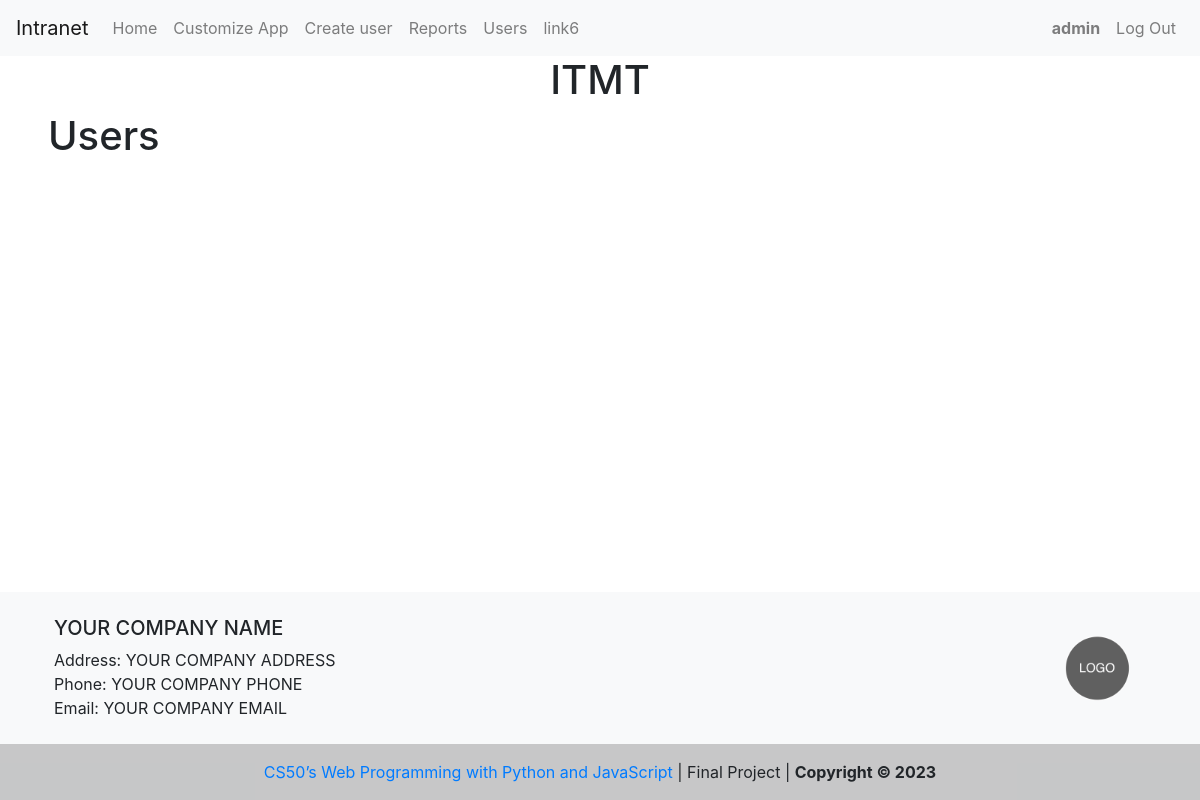
Page /users (signed in) on the earlier database version.
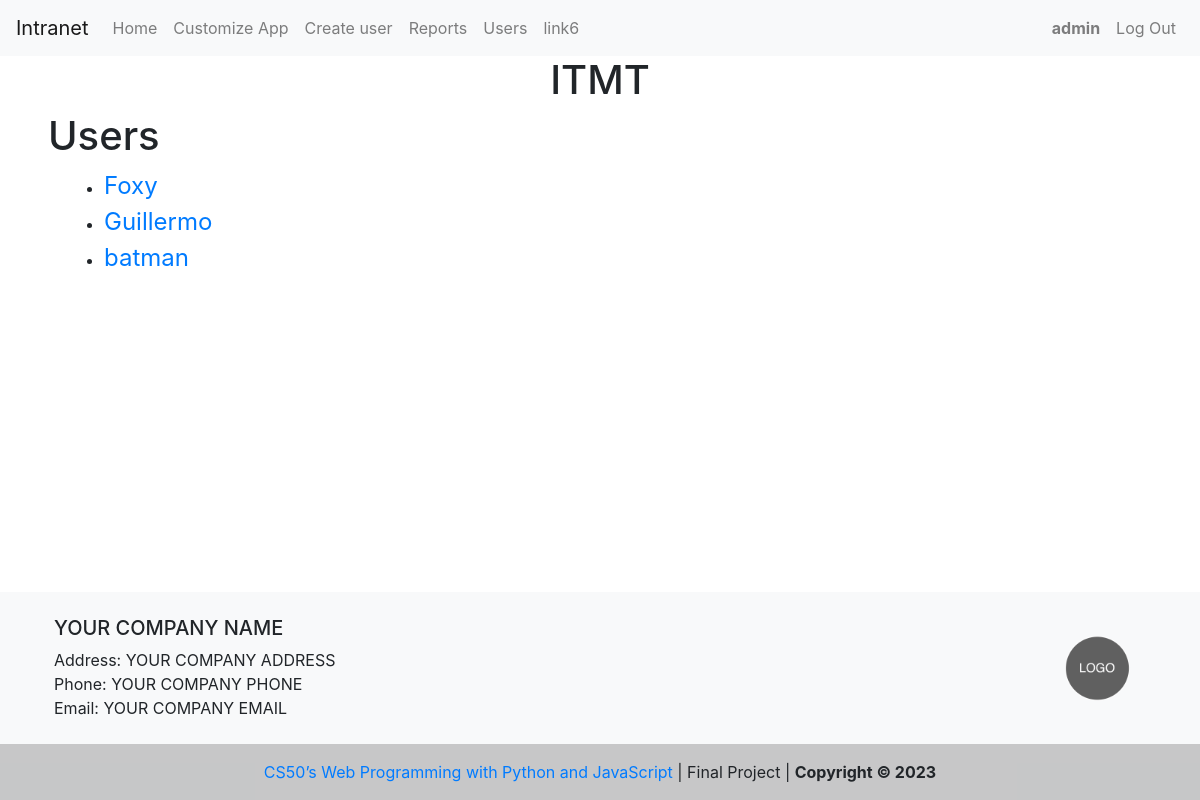
Same page on the later database version.
### capstone/models.py (models this page shows)
class User(AbstractUser):
    pass

### capstone/views.py (the view)
# urls.py: path("users", views.users, name="users"),
@login_required
def users(request):
    users = (
        User.objects.all()
        .exclude(is_superuser=True)
        .exclude(username="admin")
        .order_by("username")
    )
    return render(request, "capstone/users.html", {"users": users})

### capstone/context_processors.py (called while the page is built)
def footer_processor(request):
    footer = Footer.objects.first()
    return {
        "company_name": footer.company_name,
        "company_address": footer.company_address,
        "company_phone": footer.company_phone,
        "company_email": footer.company_email,
        "company_avatar": footer.company_avatar,
    }

### capstone/templates/capstone/users.html
{% extends "capstone/layout.html" %}
{% block body %}
 {% if user.is_authenticated %}
 {% if user.username == 'admin' %}
<div class="ml-5 mr-5">
  <h1>Users</h1>
  <ul class="ml-3">
    {% for user in users %}
    <li>
      <a class=' text-decoration-none fs-24' href="{% url 'user_profile' user %}">{{ user }}</a>
    </li>
    {% endfor %}
  </ul>
</div>
{% endif %}
{% endif %}
{% endblock %}

Differences in the rows shown:
added User: username "Foxy"
added User: username "Guillermo"
added User: username "batman"
